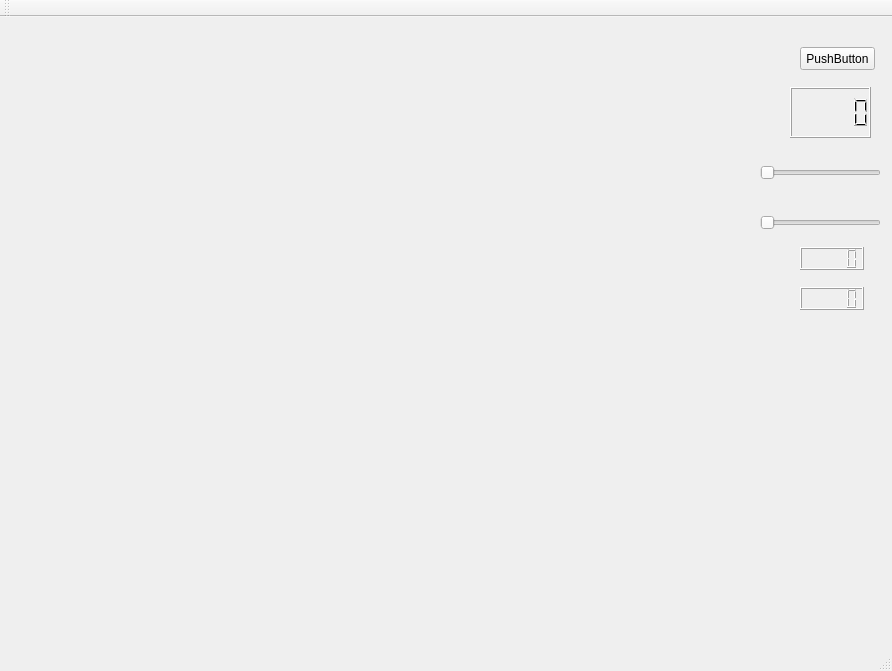
<?xml version="1.0" encoding="UTF-8"?>
<ui version="4.0">
 <class>MainWindow</class>
 <widget class="QMainWindow" name="MainWindow">
  <property name="geometry">
   <rect>
    <x>0</x>
    <y>0</y>
    <width>892</width>
    <height>671</height>
   </rect>
  </property>
  <property name="windowTitle">
   <string>MainWindow</string>
  </property>
  <widget class="QWidget" name="centralWidget">
   <widget class="QWidget" name="grapf" native="true">
    <property name="geometry">
     <rect>
      <x>20</x>
      <y>20</y>
      <width>711</width>
      <height>571</height>
     </rect>
    </property>
    <property name="minimumSize">
     <size>
      <width>10</width>
      <height>10</height>
     </size>
    </property>
    <property name="cursor">
     <cursorShape>WaitCursor</cursorShape>
    </property>
    <property name="mouseTracking">
     <bool>true</bool>
    </property>
    <property name="autoFillBackground">
     <bool>true</bool>
    </property>
   </widget>
   <widget class="QPushButton" name="pushButton">
    <property name="geometry">
     <rect>
      <x>800</x>
      <y>30</y>
      <width>75</width>
      <height>23</height>
     </rect>
    </property>
    <property name="text">
     <string>PushButton</string>
    </property>
   </widget>
   <widget class="QLCDNumber" name="lcd1">
    <property name="geometry">
     <rect>
      <x>790</x>
      <y>70</y>
      <width>81</width>
      <height>51</height>
     </rect>
    </property>
   </widget>
   <widget class="QSlider" name="xSlider">
    <property name="geometry">
     <rect>
      <x>760</x>
      <y>140</y>
      <width>121</width>
      <height>31</height>
     </rect>
    </property>
    <property name="orientation">
     <enum>Qt::Horizontal</enum>
    </property>
   </widget>
   <widget class="QSlider" name="ySlider">
    <property name="geometry">
     <rect>
      <x>760</x>
      <y>190</y>
      <width>121</width>
      <height>31</height>
     </rect>
    </property>
    <property name="orientation">
     <enum>Qt::Horizontal</enum>
    </property>
   </widget>
   <widget class="QLCDNumber" name="xLCD">
    <property name="geometry">
     <rect>
      <x>800</x>
      <y>230</y>
      <width>64</width>
      <height>23</height>
     </rect>
    </property>
   </widget>
   <widget class="QLCDNumber" name="yLCD">
    <property name="geometry">
     <rect>
      <x>800</x>
      <y>270</y>
      <width>64</width>
      <height>23</height>
     </rect>
    </property>
   </widget>
  </widget>
  <widget class="QMenuBar" name="menuBar">
   <property name="geometry">
    <rect>
     <x>0</x>
     <y>0</y>
     <width>892</width>
     <height>21</height>
    </rect>
   </property>
  </widget>
  <widget class="QToolBar" name="mainToolBar">
   <attribute name="toolBarArea">
    <enum>TopToolBarArea</enum>
   </attribute>
   <attribute name="toolBarBreak">
    <bool>false</bool>
   </attribute>
  </widget>
  <widget class="QStatusBar" name="statusBar"/>
 </widget>
 <layoutdefault spacing="6" margin="11"/>
 <resources/>
 <connections/>
</ui>
